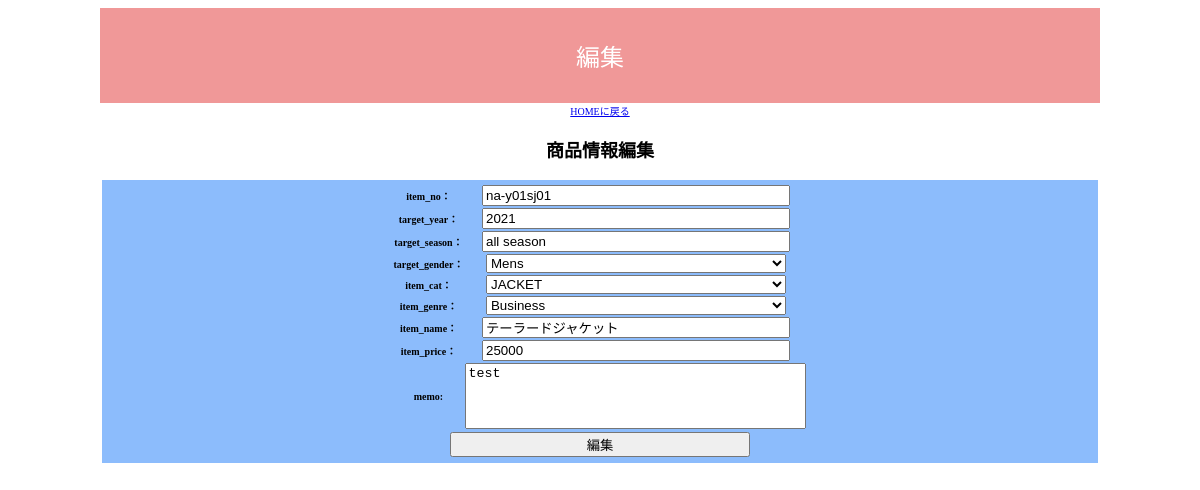
/prd_plan_modify.php?id=1, run on the app's committed database.
### tables this page shows
CREATE TABLE `product` (
  `id` int(11) NOT NULL,
  `item_no` varchar(64) NOT NULL,
  `year` varchar(32) NOT NULL,
  `season` varchar(32) NOT NULL,
  `genre` varchar(32) NOT NULL,
  `gender` varchar(64) NOT NULL,
  `category` varchar(64) NOT NULL,
  `item_name` varchar(128) NOT NULL,
  `item_price` int(11) NOT NULL,
  `memo` text NOT NULL,
  `created_date` datetime NOT NULL,
  `update_data` datetime NOT NULL
);

### prd_plan_modify.php (the view, shortened to what this page needs)
<?php
$pdo = db_conn();
$id = $_GET['id'];
$stmt = $pdo->prepare("SELECT * FROM product WHERE id=:id;");
$stmt->bindValue(':id',$id,PDO::PARAM_INT);
$status = $stmt->execute();
if ($status == false) {
    sql_error($status);
} else {
    $result = $stmt->fetch();
}
?>
<!DOCTYPE html>
<html lang="ja">
<head>
    <link rel="stylesheet" href="./css/prd_plan.css">
</head>
<body>
<header>編集</header>
<a href="./index.php">HOMEに戻る</a>
<div class="prd_reg">
    <h3>商品情報編集</h3>
    <form method="POST" action="./php/modify_item.php">
        <div>
            <fieldset>
                <table>
                <label><tr><th>item_no：</th><td><input type="text" name="item_no" value="<?= $result['item_no'] ?>"></td></tr></label>
                <label><tr><th>target_year：</th><td><input type="text" name="year" value="<?= $result['year'] ?>"></td></tr></label>
                <label><tr><th>target_season：</th><td><input type="text" name="season" value="<?= $result['season'] ?>"></td></tr></label>
                <label><tr><th>target_gender：</th>
                    <td>
                        <select name="gender">
                            <option value="mens"<?php if ( $result['gender'] === 'mens' ) { echo ' selected'; } ?>>Mens</option>
                        </select>
                    </td></tr></label>
                <label><tr><th>item_cat：</th>
                    <td>
                        <select name="itemcat">
                            <option value="jacket"<?php if ( $result['category'] === 'jacket' ) { echo ' selected'; } ?>>JACKET</option>
                        </select>
                        </td></tr></label>
                <label><tr><th>item_genre：</th>
                    <td>
                    <select name="itemgenre">
                            <option value="business"<?php if ( $result['genre'] === 'business' ) { echo ' selected'; } ?>>Business</option>
                        </select>
                    </td></tr></label>
                <label><tr><th>item_name：</th><td><input type="text" name="itemname" value="<?= $result['item_name'] ?>"></td></tr></label>
                <label><tr><th>item_price：</th><td><input type="text" name="price" value="<?= $result['item_price'] ?>"></td></tr></label>
                <label><tr><th>memo:</th><td><textArea name="memo" rows="4" cols="40"><?= $result['memo'] ?></textArea></td></tr></label>
                </table>
                <input type="submit" value="編集">
            </fieldset>
        </div>
    </form>
</div>

### css/prd_plan.css (style rules this page uses)
html { top: 0; font-size: 62.5%; }
body { width: 1000px; text-align: center; margin-left: auto; margin-right: auto; }
header { background-color:#f09898; font-size: 2.4rem; padding: 30px; color: #ffffff; }
h3 { font-size: 1.8rem; }
fieldset { border: none; background-color: #8cbcfc; }
table { border-collapse: collapse; margin: auto; }
input { width: 300px; }
select { width: 300px; }
textarea { resize: none; }

### data on the page
product: item_no "na-y01sj01", year "2021", season "all season", gender "Mens", itemcat "JACKET", itemgenre "Business", itemname "テーラードジャケット", price "25000", memo "test"
